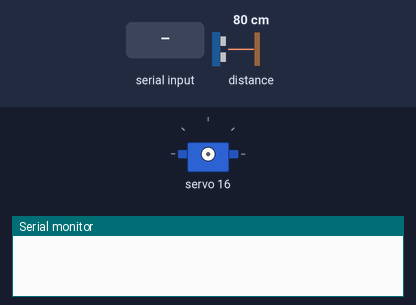
This sketch was run on a simulated Arduino Mega 2560, built with avr-gcc and run on an emulated ATmega2560. Parts: servo, the last lines printed to the serial monitor. Inputs (shaded band) come from the test bench; at power-on: distance to the obstacle 80 cm.

Above: at 1.7 s.
1.8 s: "ang 1\n" received over Serial
3.3 s: "ang 150\n" received over Serial
At 4.3 s:
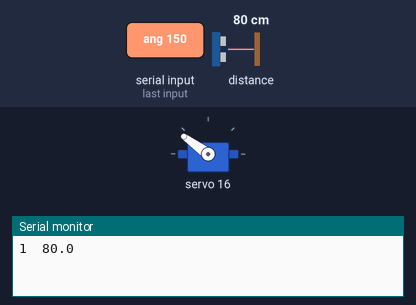
Timing chart, 0 to 6.3 s (numbered marks = the images above; inputs shaded):
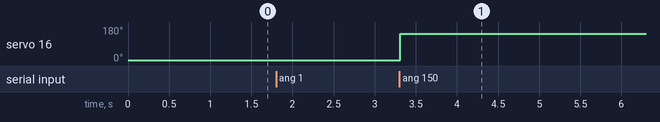

The sketch:

Lidar_Servo_Tests.ino
```cpp
/*********************************************************
                           ARDUINO MEGA
                          RECYLINATOR III
                         Lidar & Servo Tests
                           17 November 2021

  Program uses the Command module code to direct the servo position.
  Enter the word ang, space, and the angle to point the lidar.
  e.g.  (ang 90) will aim the servo straight ahead and then a lidar measurement maide.
  Angle varies from 0 (right), 90 (ahead), 180 (left).
  The SERVOMIN and SERVOMAX parameters, zeros and scales the servo positions -
    **  Do Not Alter **

**********************************************************/

#include <LIDARLite.h>
LIDARLite myLidarLite;

#include <Adafruit_PWMServoDriver.h>
Adafruit_PWMServoDriver pwm = Adafruit_PWMServoDriver(0x41); //board I2C address

#define SERVOMIN  120 // This is the 'minimum' pulse length count (out of 4096)
#define SERVOMAX  475 // This is the 'maximum' pulse length count (out of 4096)
#define SERVO_FREQ 50 // Analog servos run at ~50 Hz updates

String cmd   = "";                   // the Command
float arg[3] = {0};                  // you can pass up one argument in a serial command
int ArgIndex;                        // index into arguments
String inputString = "";             // a string to hold incoming serial data

byte go;

int servonum = 0;
int pulselen;

float servoAng;
float servoAngle;

void setup() {
  Serial.begin(9600);
  delay(500);

  myLidarLite.begin(0, true);
  myLidarLite.configure(0);

  pwm.begin();
  pwm.setPWMFreq(SERVO_FREQ);  // Analog servos run at ~50 Hz updates
}

void loop() {

    LidarPoint();
}
```

Command.ino
```cpp
// This Module waits for an input from the Serial Monitor
// The input value is used to point the Lidar in the main program

void HandleCommand(){
  ParseInput();
  inputString = "";
// for calc;  arg[0] = servoAngle
  if (cmd == "ang")      SetAngle(arg[0]);
}

/* cmd will hold the actual command string")
   arg[0] hold the data value being sent */
void ParseInput(){
  int space, slash;
  for(int x = 0; x < 3; x++) arg[x] = 0;
  ArgIndex = 0;
  space=inputString.indexOf(' ');
  slash = inputString.indexOf('\n');
  inputString = inputString.substring(0,slash);
  cmd = inputString.substring(0,space);
  inputString = inputString.substring(space+1,slash);
  while (inputString.indexOf(' ') > 0){
    space = inputString.indexOf(' ');
    arg[ArgIndex] = inputString.substring(0,space).toInt();
    inputString = inputString.substring(space+1,inputString.length());
   ArgIndex++;
  }
  arg[ArgIndex] = inputString.toInt();
 }

void serialEvent() {
  while (Serial.available()) {
    char inChar = (char)Serial.read();
    inputString += inChar;                  // add it to the inputString:
    if (inChar == '\n') {
      HandleCommand();
    }
  }
}

void SetAngle(int A0){
  go = 1;
  servoAng = A0;
}
```

Ranging.ino
```cpp
float LidarPoint() {
float angle;
float D;

  if (go == 1) {
// point the lidar
    pulselen = Point(servoAng);
    pwm.setPWM(servonum, 0, pulselen);
    delay(1000);                 // time for servo to reach position
                                 //  before taking a lidar distance measurement

// Find the avg distance
    D = myLidarLite.distance(false);
    Serial.print(servoAng,0);
    Serial.write(9);
    Serial.println(D,1);
   }

  go = 0;
}

int Point(float ang) {
int pulsePWM = 0;
  if(ang < 0)   ang = 0.0;
  if(ang > 180) ang = 180.0;

  pulsePWM = int(SERVOMIN + (ang/180)*(SERVOMAX - SERVOMIN));

  return pulsePWM;
}
```

Measured:
- after the input at 3.3 s, servo 16: 4° → 144° at once
